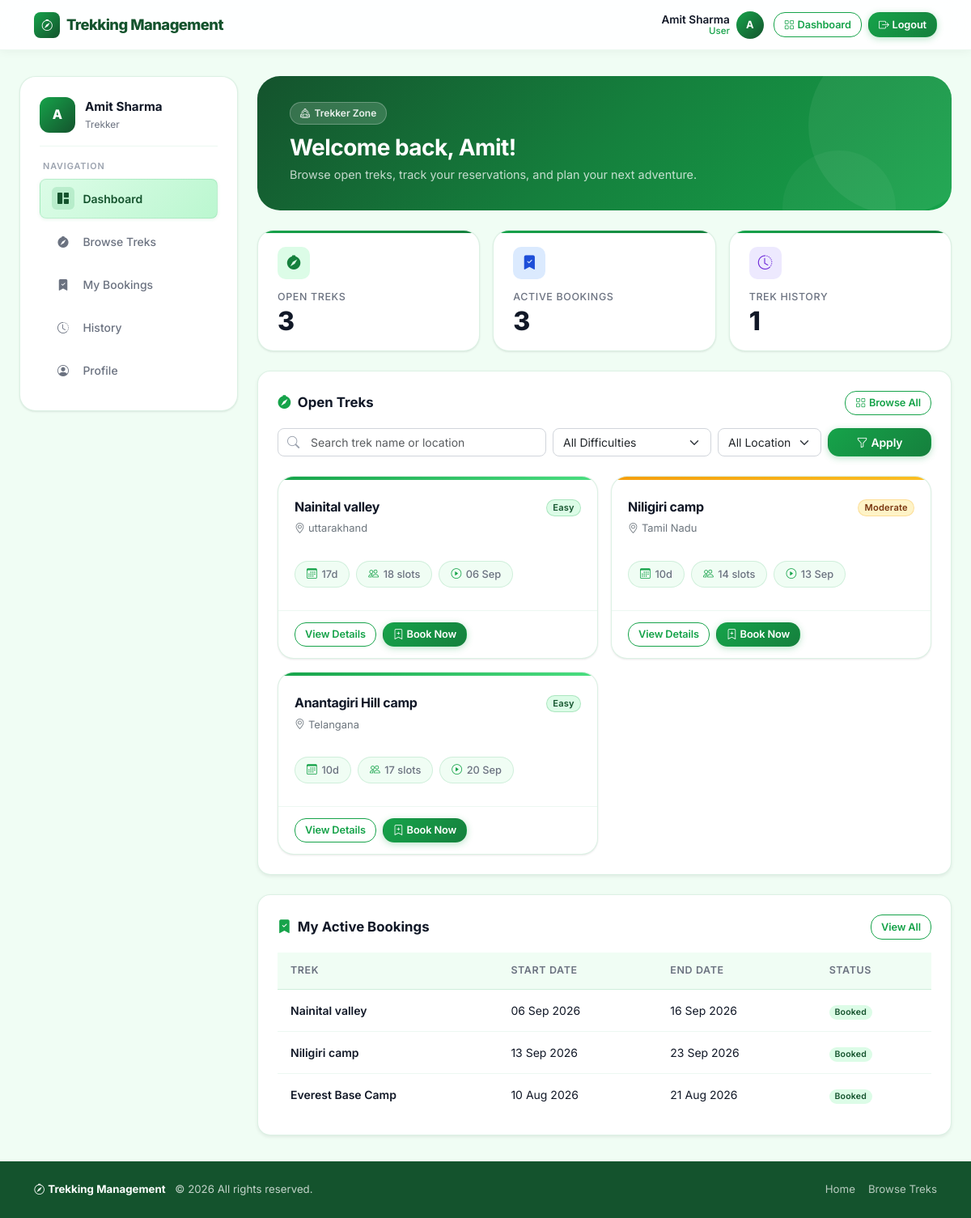
Screenshot of /trekker/ (signed in) with the database file from the repository.
### trekking_app/models.py (models this page shows, shortened)
class User(UserMixin, db.Model):
    __tablename__ = "users"
    id = db.Column(db.Integer, primary_key=True)
    full_name = db.Column(db.String(120), nullable=False)
    email = db.Column(db.String(255), unique=True, nullable=False, index=True)
    phone = db.Column(db.String(20), nullable=False)
    password_hash = db.Column(db.String(255), nullable=False)
    role = db.Column(db.String(20), nullable=False, default="user")
    approval_status = db.Column(db.String(20), nullable=False, default="approved")
    is_account_active = db.Column(db.Boolean, nullable=False, default=True)
    is_blacklisted = db.Column(db.Boolean, nullable=False, default=False)
    created_at = db.Column(db.DateTime, nullable=False, default=datetime.utcnow)
    updated_at = db.Column(
        db.DateTime,
        nullable=False,
        default=datetime.utcnow,
        onupdate=datetime.utcnow,
    )
    assigned_treks = db.relationship(
        "Trek",
        back_populates="assigned_staff",
        foreign_keys="Trek.assigned_staff_id",
        lazy="selectin",
    )
    bookings = db.relationship("Booking", back_populates="user", lazy="selectin")
    @property
    def is_staff_member(self):
        return self.role == "staff"

class Trek(db.Model):
    __tablename__ = "treks"
    id = db.Column(db.Integer, primary_key=True)
    name = db.Column(db.String(150), nullable=False)
    location = db.Column(db.String(150), nullable=False)
    difficulty = db.Column(db.String(20), nullable=False)
    duration_days = db.Column(db.Integer, nullable=False)
    total_slots = db.Column(db.Integer, nullable=False)
    status = db.Column(db.String(20), nullable=False, default="closed")
    start_date = db.Column(db.Date, nullable=False)
    end_date = db.Column(db.Date, nullable=False)
    description = db.Column(db.Text, nullable=True)
    assigned_staff_id = db.Column(db.Integer, db.ForeignKey("users.id"), nullable=True)
    is_archived = db.Column(db.Boolean, nullable=False, default=False)
    created_at = db.Column(db.DateTime, nullable=False, default=datetime.utcnow)
    updated_at = db.Column(
        db.DateTime,
        nullable=False,
        default=datetime.utcnow,
        onupdate=datetime.utcnow,
    )
    assigned_staff = db.relationship(
        "User",
        back_populates="assigned_treks",
        foreign_keys=[assigned_staff_id],
        lazy="joined",
    )
    bookings = db.relationship("Booking", back_populates="trek", lazy="selectin")
    @property
    def active_booking_count(self):
        return sum(1 for booking in self.bookings if booking.status == "booked")
    @property
    def available_slots(self):
        return max(self.total_slots - self.active_booking_count, 0)

class Booking(db.Model):
    __tablename__ = "bookings"
    __table_args__ = (
        UniqueConstraint("user_id", "trek_id", name="uq_booking_user_trek"),
    )
    id = db.Column(db.Integer, primary_key=True)
    user_id = db.Column(db.Integer, db.ForeignKey("users.id"), nullable=False)
    trek_id = db.Column(db.Integer, db.ForeignKey("treks.id"), nullable=False)
    booking_date = db.Column(db.Date, nullable=False, default=date.today)
    status = db.Column(db.String(20), nullable=False, default="booked")
    created_at = db.Column(db.DateTime, nullable=False, default=datetime.utcnow)
    updated_at = db.Column(
        db.DateTime,
        nullable=False,
        default=datetime.utcnow,
        onupdate=datetime.utcnow,
    )
    user = db.relationship("User", back_populates="bookings", lazy="joined")
    trek = db.relationship("Trek", back_populates="bookings", lazy="joined")

### trekking_app/trekker/routes.py (the view)
@trekker_bp.route("/")
@role_required("user")
def dashboard():
    search_term = request.args.get("q", "").strip()
    difficulty_filter = request.args.get("difficulty", "all")
    location_filter = request.args.get("location", "")
    available_treks_query = apply_trek_filters(
        get_bookable_trek_query(),
        search_term=search_term,
        difficulty_filter=difficulty_filter,
        location_filter=location_filter,
    )
    available_treks = available_treks_query.order_by(Trek.start_date.asc()).limit(6).all()
    active_bookings = (
        Booking.query.filter_by(user_id=current_user.id, status="booked")
        .options(selectinload(Booking.trek))
        .order_by(Booking.booking_date.desc())
        .all()
    )
    history_count = (
        Booking.query.filter(
            Booking.user_id == current_user.id,
            Booking.status.in_(("completed", "cancelled")),
        )
        .count()
    )
    return render_template(
        "trekker/dashboard.html",
        current_section="dashboard",
        user=current_user,
        available_treks=available_treks,
        active_bookings=active_bookings,
        history_count=history_count,
        search_term=search_term,
        difficulty_filter=difficulty_filter,
        location_filter=location_filter,
        location_options=get_location_options(),
    )

### trekking_app/templates/trekker/dashboard.html (shortened to what this page needs)
{% extends "trekker/layout.html" %}
{% block trekker_content %}
<div class="page-header mb-4">
  <div style="position:relative;z-index:1;">
    <div class="page-header-tag"><i class="bi bi-backpack2"></i> Trekker Zone</div>
    <h2 class="h3 fw-bold mb-1">Welcome back, {{ user.full_name.split()[0] }}!</h2>
    <p class="page-header-subtitle mb-0">Browse open treks, track your reservations, and plan your next adventure.</p>
  </div>
</div>
<div class="row g-3 mb-4">
  {% for icon, label, value, color in [
    ('compass-fill', 'Open Treks', available_treks|length, 'green'),
    ('bookmark-check-fill', 'Active Bookings', active_bookings|length, 'blue'),
    ('clock-history', 'Trek History', history_count, 'purple'),
  ] %}
  <div class="col-md-4">
    <div class="metric-card h-100">
      <div class="metric-icon {{ color }}"><i class="bi bi-{{ icon }}"></i></div>
      <div class="metric-label">{{ label }}</div>
      <div class="metric-value">{{ value }}</div>
    </div>
  </div>
  {% endfor %}
</div>
<div class="dashboard-card rounded-4 p-4 shadow-sm mb-4">
  <div class="d-flex flex-wrap justify-content-between align-items-center gap-3 mb-3">
    <div class="section-title mb-0"><i class="bi bi-compass-fill"></i> Open Treks</div>
    <a class="btn btn-outline-success btn-sm" href="{{ url_for('trekker.browse_treks') }}">
      <i class="bi bi-grid me-1"></i>Browse All
    </a>
  </div>
  <form method="get" class="row g-2 mb-4">
    <div class="col-md-5">
      <div class="input-group-icon">
        <input class="form-control" style="padding-left:2.5rem;" type="text" name="q" value="{{ search_term }}" placeholder="Search trek name or location">
      </div>
    </div>
    <div class="col-md-3">
      <select class="form-select" name="difficulty">
        <option value="all" {% if difficulty_filter == 'all' %}selected{% endif %}>All Difficulties</option>
      </select>
    </div>
    <div class="col-md-2">
      <select class="form-select" name="location">
        <option value="" {% if not location_filter %}selected{% endif %}>All Locations</option>
      </select>
    </div>
    <div class="col-md-2">
      <button class="btn btn-success w-100" type="submit"><i class="bi bi-funnel me-1"></i>Apply</button>
    </div>
  </form>
  {% if available_treks %}
    <div class="row g-3">
      {% for trek in available_treks %}
      <div class="col-lg-6">
        <article class="trek-card h-100">
          <div class="trek-card-header">
            <div class="trek-card-accent {{ trek.difficulty }}"></div>
            <div class="d-flex justify-content-between align-items-start gap-2 pt-2">
              <div>
                <h4 class="h6 fw-bold mb-1">{{ trek.name }}</h4>
                <span class="text-secondary small"><i class="bi bi-geo-alt me-1"></i>{{ trek.location }}</span>
              </div>
              <span class="badge diff-{{ trek.difficulty }} rounded-pill">{{ trek.difficulty|title }}</span>
            </div>
          </div>
          <div class="trek-card-body">
            <div class="info-pills">
              <span class="info-pill"><i class="bi bi-calendar3"></i>{{ trek.duration_days }}d</span>
              <span class="info-pill"><i class="bi bi-people"></i>{{ trek.available_slots }} slots</span>
              <span class="info-pill"><i class="bi bi-play-circle"></i>{{ trek.start_date.strftime('%d %b') }}</span>
            </div>
          </div>
          <div class="trek-card-footer">
            <a class="btn btn-outline-success btn-sm" href="{{ url_for('trekker.trek_detail', trek_id=trek.id) }}">View Details</a>
            {% if trek.id in booked_trek_ids %}
              <span class="badge status-booked rounded-pill px-3 py-2"><i class="bi bi-check2 me-1"></i>Booked</span>
            {% else %}
              <form method="post" action="{{ url_for('trekker.book_trek', trek_id=trek.id) }}" class="d-inline">
                <button class="btn btn-success btn-sm" type="submit">
                  <i class="bi bi-bookmark-plus me-1"></i>Book Now
                </button>
              </form>
            {% endif %}
          </div>
        </article>
      </div>
      {% endfor %}
    </div>
  {% else %}
    <div class="empty-state">
      <div class="empty-state-icon"><i class="bi bi-compass"></i></div>
      <h5 class="fw-bold mb-1">No treks match your filters</h5>
      <p class="text-secondary small mb-0">Try changing your search or difficulty filter.</p>
    </div>
  {% endif %}
</div>
<div class="dashboard-card rounded-4 p-4 shadow-sm">
  <div class="d-flex justify-content-between align-items-center mb-3">
    <div class="section-title mb-0"><i class="bi bi-bookmark-check-fill"></i> My Active Bookings</div>
    <a class="btn btn-outline-success btn-sm" href="{{ url_for('trekker.my_bookings') }}">View All</a>
  </div>
  {% if active_bookings %}
    <div class="table-responsive">
      <table class="table mb-0">
        <thead><tr><th>Trek</th><th>Start Date</th><th>End Date</th><th>Status</th></tr></thead>
        <tbody>
          {% for b in active_bookings %}
          <tr>
            <td class="fw-semibold">{{ b.trek.name }}</td>
            <td>{{ b.trek.start_date.strftime('%d %b %Y') }}</td>
            <td>{{ b.trek.end_date.strftime('%d %b %Y') }}</td>
            <td><span class="badge status-{{ b.status }} rounded-pill">{{ b.status|title }}</span></td>
          </tr>
          {% endfor %}
        </tbody>
      </table>
    </div>
  {% else %}
    <div class="empty-state py-3">
      <p class="text-secondary small mb-0"><i class="bi bi-info-circle me-1"></i>No active bookings yet. Browse treks above to get started.</p>
    </div>
  {% endif %}
</div>
{% endblock %}

### trekking_app/templates/trekker/layout.html
{% extends "base.html" %}
{% block content %}
<div class="row g-4">
  <div class="col-xl-3 col-lg-4">
    <aside class="sidebar">
      <div class="sidebar-brand">
        <div class="sidebar-avatar">{{ current_user.full_name[0].upper() }}</div>
        <div>
          <div class="sidebar-name">{{ current_user.full_name }}</div>
          <div class="sidebar-subtitle">Trekker</div>
        </div>
      </div>
      <div class="sidebar-divider"></div>
      <div class="sidebar-label">Navigation</div>
      <nav class="d-grid gap-1">
        <a class="nav-item-link {% if current_section == 'dashboard' %}active{% endif %}" href="{{ url_for('trekker.dashboard') }}">
          <span class="nav-icon"><i class="bi bi-grid-1x2-fill"></i></span> Dashboard
        </a>
        <a class="nav-item-link {% if current_section == 'browse' %}active{% endif %}" href="{{ url_for('trekker.browse_treks') }}">
          <span class="nav-icon"><i class="bi bi-compass-fill"></i></span> Browse Treks
        </a>
        <a class="nav-item-link {% if current_section == 'bookings' %}active{% endif %}" href="{{ url_for('trekker.my_bookings') }}">
          <span class="nav-icon"><i class="bi bi-bookmark-check-fill"></i></span> My Bookings
        </a>
        <a class="nav-item-link {% if current_section == 'history' %}active{% endif %}" href="{{ url_for('trekker.history') }}">
          <span class="nav-icon"><i class="bi bi-clock-history"></i></span> History
        </a>
        <a class="nav-item-link {% if current_section == 'profile' %}active{% endif %}" href="{{ url_for('trekker.profile') }}">
          <span class="nav-icon"><i class="bi bi-person-circle"></i></span> Profile
        </a>
      </nav>
    </aside>
  </div>
  <div class="col-xl-9 col-lg-8">
    {% block trekker_content %}{% endblock %}
  </div>
</div>
{% endblock %}

### trekking_app/templates/base.html (shortened to what this page needs)
<!DOCTYPE html>
<html lang="en">
<head>
  <link rel="stylesheet" href="https://cdn.jsdelivr.net/npm/bootstrap@5.3.2/dist/css/bootstrap.min.css">
  <link rel="stylesheet" href="https://cdn.jsdelivr.net/npm/bootstrap-icons@1.11.3/font/bootstrap-icons.min.css">
  <link rel="stylesheet" href="{{ url_for('static', filename='css/app.css') }}">
</head>
<body>
<nav class="navbar navbar-expand-md">
  <div class="container-xl">
    <a class="navbar-brand" href="{{ url_for('main.home') }}">
      <span class="brand-icon"><i class="bi bi-compass"></i></span>
      Trekking Management
    </a>
    <div class="collapse navbar-collapse" id="mainNav">
      <div class="ms-auto d-flex align-items-center gap-2">
        {% if current_user.is_authenticated %}
          <div class="d-none d-md-flex align-items-center gap-2 me-1">
            <div class="navbar-user-info">
              <div class="user-name">{{ current_user.full_name }}</div>
              <div class="user-role">{{ current_user.role | title }}</div>
            </div>
            <div class="navbar-avatar">{{ current_user.full_name[0].upper() }}</div>
          </div>
          {% if current_user.role == 'admin' %}
            <a class="btn btn-outline-success btn-sm" href="{{ url_for('admin.dashboard') }}">
              <i class="bi bi-speedometer2 me-1"></i>Dashboard
            </a>
          {% elif current_user.role == 'staff' %}
            <a class="btn btn-outline-success btn-sm" href="{{ url_for('staff.dashboard') }}">
              <i class="bi bi-grid me-1"></i>Dashboard
            </a>
          {% else %}
            <a class="btn btn-outline-success btn-sm" href="{{ url_for('trekker.dashboard') }}">
              <i class="bi bi-grid me-1"></i>Dashboard
            </a>
          {% endif %}
          <form method="post" action="{{ url_for('auth.logout') }}" class="d-inline m-0">
            <button type="submit" class="btn btn-success btn-sm">
              <i class="bi bi-box-arrow-right me-1"></i>Logout
            </button>
          </form>
        {% else %}
          <a class="btn btn-outline-success btn-sm" href="{{ url_for('auth.login') }}">Login</a>
          <a class="btn btn-success btn-sm" href="{{ url_for('auth.register') }}">
            <i class="bi bi-person-plus me-1"></i>Register
          </a>
        {% endif %}
      </div>
    </div>
  </div>
</nav>
<main>
  <div class="content-wrapper">
    {% block content %}{% endblock %}
  </div>
</main>
<footer class="site-footer">
  <div class="container-xl">
    <div class="d-flex flex-column flex-md-row align-items-center justify-content-between gap-3">
      <div>
        <span class="footer-brand"><i class="bi bi-compass me-1"></i>Trekking Management</span>
        <span class="ms-2">© {{ current_year }} All rights reserved.</span>
      </div>
      <div class="d-flex gap-3">
        <a href="{{ url_for('main.home') }}">Home</a>
        {% if current_user.is_authenticated %}
          {% if current_user.role == 'admin' %}
            <a href="{{ url_for('admin.dashboard') }}">Admin Portal</a>
          {% elif current_user.role == 'staff' %}
            <a href="{{ url_for('staff.dashboard') }}">Staff Portal</a>
          {% else %}
            <a href="{{ url_for('trekker.browse_treks') }}">Browse Treks</a>
          {% endif %}
        {% else %}
          <a href="{{ url_for('auth.login') }}">Login</a>
          <a href="{{ url_for('auth.register') }}">Register</a>
        {% endif %}
      </div>
    </div>
  </div>
</footer>
</body>
</html>

### rows the page displays
User: full_name "Amit Sharma", role "User", full_name "A", full_name "Amit"
Trek: name "Nainital valley", location "uttarakhand", difficulty "Easy", duration_days "17", available_slots "18", start_date "06 Sep"
Trek: name "Niligiri camp", location "Tamil Nadu", difficulty "Moderate", duration_days "10", available_slots "14", start_date "13 Sep"
Trek: name "Anantagiri Hill camp", location "Telangana", difficulty "Easy", duration_days "10", available_slots "17", start_date "20 Sep"
Booking: trek.name "Nainital valley", trek.start_date "06 Sep 2026", trek.end_date "16 Sep 2026", status "Booked"
Booking: trek.name "Niligiri camp", trek.start_date "13 Sep 2026", trek.end_date "23 Sep 2026", status "Booked"
Booking: trek.name "Everest Base Camp", trek.start_date "10 Aug 2026", trek.end_date "21 Aug 2026", status "Booked"

### other values shown
{{ label }} "OPEN TREKS" "ACTIVE BOOKINGS" "TREK HISTORY"
{{ value }} "3" "3" "1"
